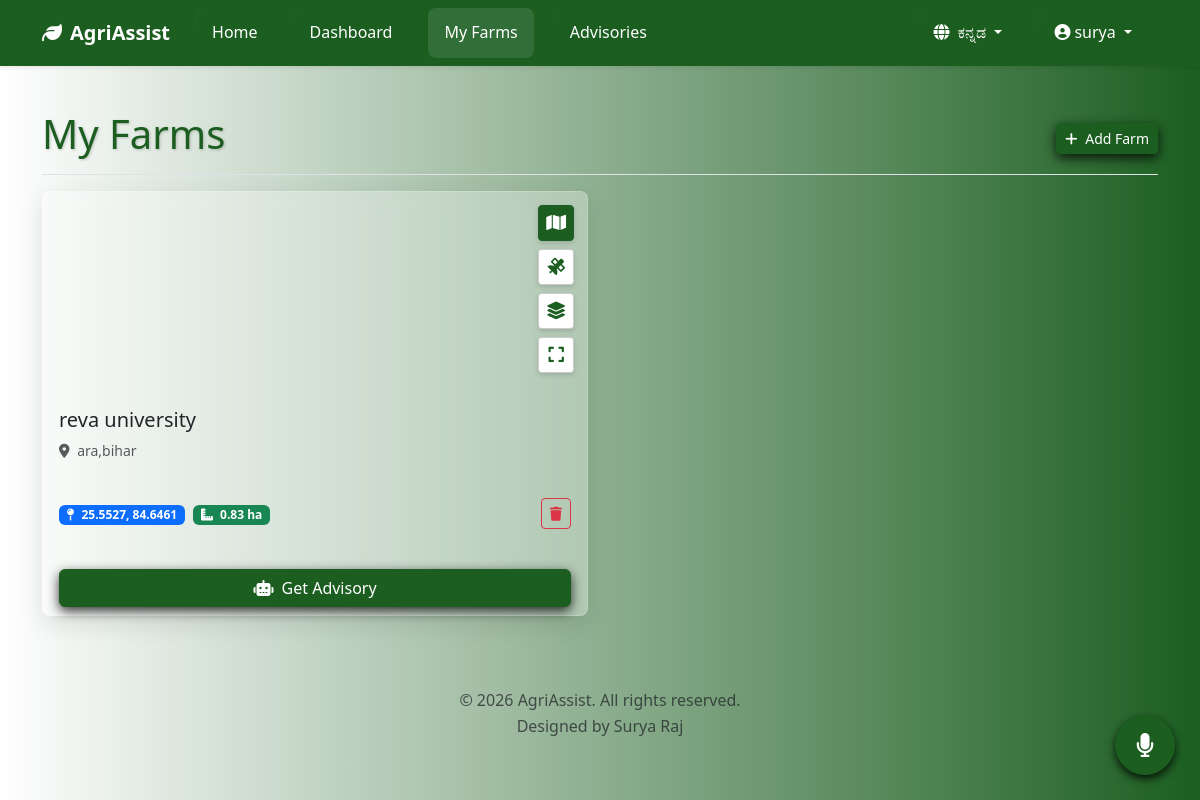
/farms (signed in), run on an earlier commit of the app's database.
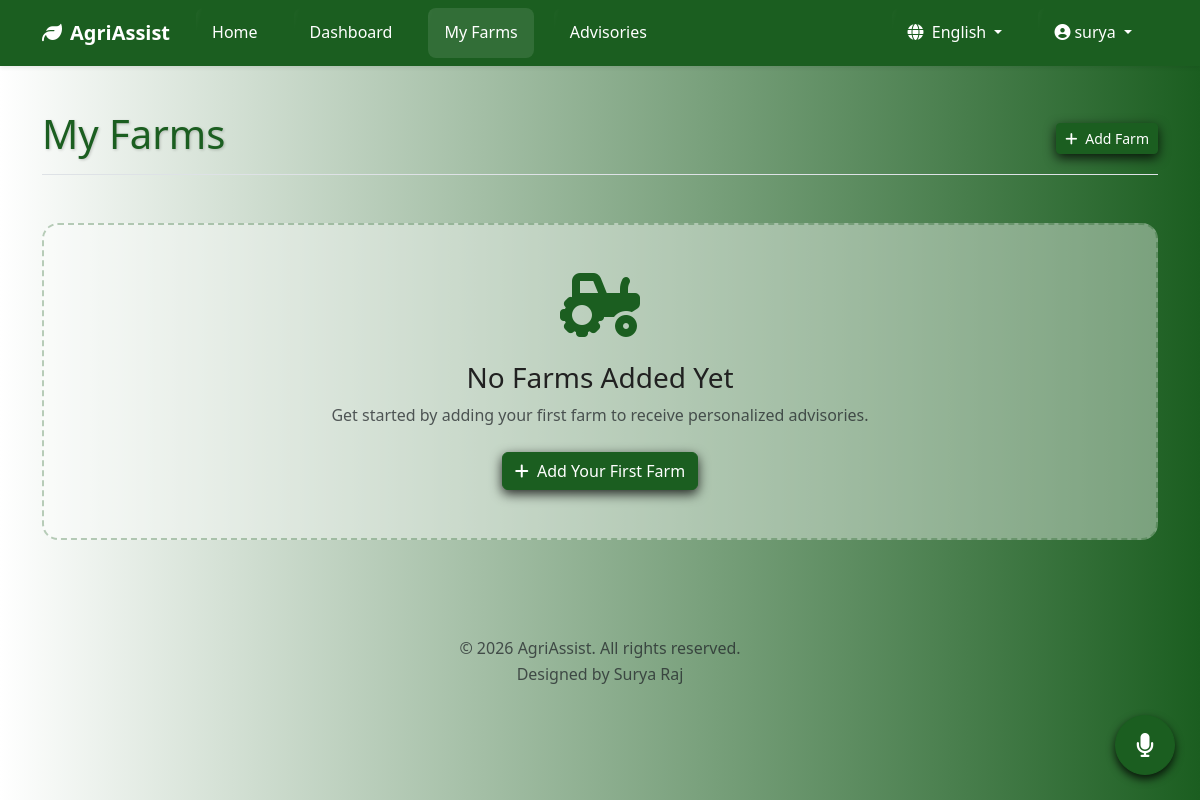
And on a later commit of the database.
### app.py (models this page shows, shortened)
class User(db.Model, UserMixin):
    id = db.Column(db.Integer, primary_key=True)
    username = db.Column(db.String(64), unique=True, nullable=False, index=True)
    first_name = db.Column(db.String(50), nullable=False)
    last_name = db.Column(db.String(50), nullable=False)
    email = db.Column(db.String(120), unique=True, nullable=False, index=True)
    phone = db.Column(db.String(20), nullable=True)
    password_hash = db.Column(db.String(128), nullable=False)
    language = db.Column(db.String(10), default='en')
    created_at = db.Column(db.DateTime, default=datetime.utcnow)
    last_login = db.Column(db.DateTime, nullable=True)
    is_verified = db.Column(db.Boolean, nullable=False, default=False)
    farms = db.relationship('Farm', backref='owner', lazy=True, cascade='all, delete-orphan')

class Farm(db.Model):
    id = db.Column(db.Integer, primary_key=True)
    name = db.Column(db.String(100), nullable=False)
    location = db.Column(db.String(200), nullable=False)
    latitude = db.Column(db.Float, nullable=False)
    longitude = db.Column(db.Float, nullable=False)
    area_hectares = db.Column(db.Float, nullable=True)
    area_geojson = db.Column(db.Text, nullable=True)
    created_at = db.Column(db.DateTime, default=datetime.utcnow)
    user_id = db.Column(db.Integer, db.ForeignKey('user.id'), nullable=False)
    advisories = db.relationship('Advisory', backref='farm', lazy=True, cascade='all, delete-orphan')

### app.py (the view)
@app.route('/farms')
@login_required
def farms():
    crop_options_translated = [(crop, _(crop)) for crop in CROP_OPTIONS]
    soil_types_options_translated = [(soil, _(soil)) for soil in SOIL_TYPE_OPTIONS]
    crop_stages_options_translated = [(stage, _(stage)) for stage in CROP_STAGE_OPTIONS]
    return render_template(
        'farms.html', title=_('My Farms'),
        farms=current_user.farms,
        crop_options=crop_options_translated,
        soil_types=soil_types_options_translated,
        crop_stages=crop_stages_options_translated,
        google_maps_api_key=app.config.get('GOOGLE_MAPS_API_KEY')
    )

### app.py (called while the page is built)
@login_manager.user_loader
def load_user(user_id): return User.query.get(int(user_id))

def get_locale():
    if current_user.is_authenticated and current_user.language:
        return current_user.language
    if 'language' in session and session['language'] in app.config['LANGUAGES']:
        return session['language']
    return request.accept_languages.best_match(list(app.config['LANGUAGES'].keys()))

@app.before_request
def before_request():
    session.permanent = True
    app.permanent_session_lifetime = timedelta(minutes=60) # Increased to 60 mins
    session.modified = True
    g.language = get_locale()

@app.context_processor
def inject_globals():
    return {
        'now': datetime.utcnow,
        'get_locale': get_locale,
        'LANGUAGES': app.config['LANGUAGES']
    }

### templates/farms.html (shortened to what the changed rows need)
{% extends "base.html" %}
{% block content %}
<div class="container py-4">
    <div class="d-flex justify-content-between flex-wrap flex-md-nowrap align-items-center pt-3 pb-2 mb-3 border-bottom">
        <h1 class="main-title">{{ _('My Farms') }}</h1>
    </div>
    {% if farms %}
        <div class="row row-cols-1 row-cols-md-2 g-4 mb-4">
            {% for farm in farms %}
                <div class="col farm-card" id="farm-card-{{ farm.id }}"
                     data-farm-id="{{ farm.id }}"
                     data-lat="{{ farm.latitude }}"
                     data-lon="{{ farm.longitude }}"
                     data-geojson="{{ farm.area_geojson | tojson }}">
                    <div class="card h-100">
                        <div class="card-img-top map-container-fullscreenable position-relative" style="height: 200px; border-radius: 1rem 1rem 0 0;">
                            <div id="farmMap{{ farm.id }}" style="height: 100%; width: 100%;"></div>
                            <div class="map-controls">
                                <button type="button" class="map-control-btn map-view-btn active" data-view-type="map" title="{{ _('Map View') }}"><i class="fas fa-map"></i></button>
                                <button type="button" class="map-control-btn map-view-btn" data-view-type="satellite" title="{{ _('Satellite View') }}"><i class="fas fa-satellite"></i></button>
                                <button type="button" class="map-control-btn map-view-btn" data-view-type="hybrid" title="{{ _('Hybrid View') }}"><i class="fas fa-layer-group"></i></button>
                                <button type="button" class="map-control-btn view-fullscreen-btn" title="{{ _('View Fullscreen') }}"><i class="fas fa-expand"></i></button>
                            </div>
                        </div>
                        <div class="card-body d-flex flex-column">
                            <h5 class="card-title">{{ farm.name }}</h5>
                            <p class="card-text text-muted small">
                                <i class="fas fa-map-marker-alt me-1"></i> {{ farm.location }}
                            </p>
                            <div class="mt-auto">
                                <div class="d-flex justify-content-between align-items-center mb-3">
                                    <div>
                                        <span class="badge bg-primary me-1">
                                            <i class="fas fa-map-pin me-1"></i> {{ "%.4f"|format(farm.latitude) }}, {{ "%.4f"|format(farm.longitude) }}
                                        </span>
                                        {% if farm.area_hectares %}
                                        <span class="badge bg-success me-1">
                                            <i class="fas fa-ruler-combined me-1"></i> {{ "%.2f"|format(farm.area_hectares) }} ha
                                        </span>
                                        {% endif %}
                                    </div>
                                    <div class="btn-group">
                                        <button type="button" class="btn btn-sm btn-outline-danger" onclick="deleteFarm('{{ farm.id }}')">
                                            <i class="fas fa-trash"></i>
                                        </button>
                                    </div>
                                </div>
                            </div>
                        </div>
                        <div class="card-footer bg-transparent border-top-0">
                            <a href="#" id="getAdvisoryBtn" class="btn btn-theme-primary w-100" data-bs-toggle="modal" data-bs-target="#getAdvisoryModal" data-farm-id="{{ farm.id }}">
                                <i class="fas fa-robot me-1"></i> {{ _('Get Advisory') }}
                            </a>
                        </div>
                    </div>
                </div>
            {% endfor %}
        </div>
    {% else %}
        <div class="text-center py-5 my-5 no-farms-placeholder">
            <i class="fas fa-tractor fa-4x mb-4" style="color: #1B5E20;"></i>
            <h3>{{ _('No Farms Added Yet') }}</h3>
            <p class="text-muted mb-4">{{ _('Get started by adding your first farm to receive personalized advisories.') }}</p>
            <button type="button" class="btn btn-theme-primary" data-bs-toggle="modal" data-bs-target="#addFarmModal" id="firstFarmBtn">
                <i class="fas fa-plus me-1"></i> {{ _('Add Your First Farm') }}
            </button>
        </div>
    {% endif %}
</div>
{% endblock %}

### templates/base.html (shortened to what this page needs)
<!DOCTYPE html>
<html lang="{{ get_locale() }}">
<head>
    <link href="https://cdn.jsdelivr.net/npm/bootstrap@5.3.2/dist/css/bootstrap.min.css" rel="stylesheet">
    <link rel="stylesheet" href="https://cdnjs.cloudflare.com/ajax/libs/font-awesome/6.4.2/css/all.min.css">
    <link rel="stylesheet" href="https://cdn.jsdelivr.net/npm/ol@v8.1.0/ol.css">
    <link rel="stylesheet" href="{{ url_for('static', filename='css/style.css') }}">
</head>
<body>
    <header>
        <nav class="navbar navbar-expand-lg navbar-dark shadow-sm fixed-top navbar-glassy" style="background-color: #1B5E20;">
            <div class="container">
                <a class="navbar-brand fw-bold" href="{{ url_for('home') }}">
                    <i class="fas fa-leaf me-2"></i>{{ _('AgriAssist') }}
                </a>
                <div class="collapse navbar-collapse" id="navbarNav">
                    <ul class="navbar-nav me-auto mb-2 mb-lg-0">
                        <li class="nav-item">
                            <a class="nav-link {% if request.endpoint == 'home' %}active{% endif %}" href="{{ url_for('home') }}">{{ _('Home') }}</a>
                        </li>
                        {% if current_user.is_authenticated %}
                        <li class="nav-item">
                            <a class="nav-link {% if request.endpoint == 'dashboard' %}active{% endif %}" href="{{ url_for('dashboard') }}">{{ _('Dashboard') }}</a>
                        </li>
                        <li class="nav-item">
                            <a class="nav-link {% if request.endpoint == 'farms' %}active{% endif %}" href="{{ url_for('farms') }}">{{ _('My Farms') }}</a>
                        </li>
                        <li class="nav-item">
                            <a class="nav-link {% if request.endpoint == 'advisories' %}active{% endif %}" href="{{ url_for('advisories') }}">{{ _('Advisories') }}</a>
                        </li>
                        {% endif %}
                    </ul>
                    <ul class="navbar-nav ms-auto">
                        <li class="nav-item dropdown">
                            <a class="nav-link dropdown-toggle" href="#" id="languageDropdown" role="button" data-bs-toggle="dropdown" aria-expanded="false">
                                <i class="fas fa-globe me-1"></i> {{ LANGUAGES[get_locale()] }}
                            </a>
                        </li>
                        {% if current_user.is_authenticated %}
                        <li class="nav-item dropdown">
                             <a class="nav-link dropdown-toggle" href="#" id="userDropdown" role="button" data-bs-toggle="dropdown" aria-expanded="false">
                                <i class="fas fa-user-circle me-1"></i>{{ current_user.username }}
                            </a>
                        </li>
                        {% endif %}
                    </ul>
                </div>
            </div>
        </nav>
    </header>
    <main role="main">
        {% block content %}{% endblock %}
        {% if current_user.is_authenticated %}
            <button id="voice-assistant-btn" class="btn btn-success"
                    title="{{ _('Voice Assistant') }}"
                    data-lang="{{ get_locale() }}"
                    data-url-command-processor="{{ url_for('process_voice_command') }}"
                    data-speak-listening="{{ _('Listening...') }}"
                    data-speak-error="{{ _('Sorry, an error occurred. Please try again.') }}">
                <i class="fas fa-microphone"></i>
            </button>
        {% endif %}
    </main>
    <footer class="bg-transparent text-center text-lg-start mt-auto py-4">
        <div class="container">
            <p class="text-center text-muted">&copy; 2026 {{ _('AgriAssist') }}. {{ _('All rights reserved.') }} <br>{{ _('Designed by Surya Raj') }}</p>
        </div>
    </footer>
</body>
</html>

What changed in the data, as far as the page shows it:
removed Farm: {{ farm.id }} 1 (drawn), name "reva university", location "ara,bihar", latitude "25.5527", longitude "84.6461", area_hectares "0.83"
changed User "surya": language "ಕನ್ನಡ" → "English"
Also different on the page:
text now shown: "No Farms Added Yet Get started by adding your first farm to receive personalized advisories. Add Your First Farm"
